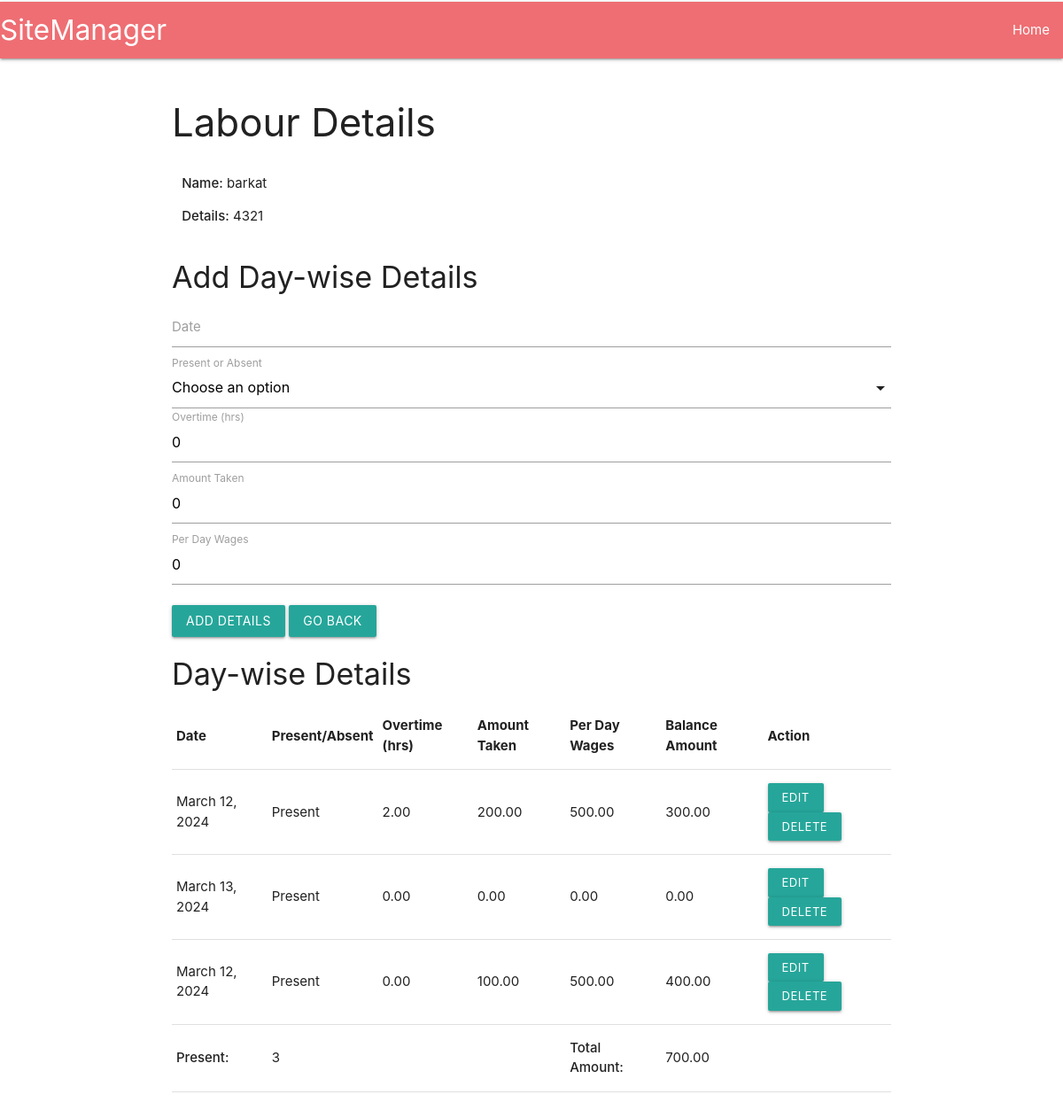
/ManageSites/1/LabourDetails/1, run on the app's committed database.
### sites/models.py (models this page shows)
class Manpower(models.Model):
    site = models.ForeignKey(Site, on_delete=models.CASCADE)
    name = models.CharField(max_length=100)
    adhaarno = models.CharField(max_length=20)
    contact = models.CharField(max_length=20)

class Attendance(models.Model):
    MAN_CHOICES = [("Present", "Present"), ("Absent", "Absent")]
    manpower = models.ForeignKey(Manpower, on_delete=models.CASCADE)
    date = models.DateField()
    present_or_absent = models.CharField(max_length=10, choices=MAN_CHOICES)
    overtime = models.DecimalField(max_digits=20, decimal_places=2)
    amount_taken = models.DecimalField(max_digits=100, decimal_places=2)
    per_day_wages = models.DecimalField(max_digits=100, decimal_places=2)

### sites/views.py (the view, shortened to what this page needs)
# urls.py: path('ManageSites/<int:site_id>/LabourDetails/<int:labour_id>', views.LabourDetails, name='LabourDetails'),
def LabourDetails(request,site_id,labour_id):
    siteInfo = get_object_or_404(Site, pk=site_id)
    manPK = get_object_or_404(Manpower, pk=labour_id)
    manAttendances = Attendance.objects.filter(manpower=manPK)
    return render(request,'sites/LabourDetails.html',{'manPK':manPK,'manAttendances':manAttendances,'siteInfo':siteInfo})

### sites/templates/sites/LabourDetails.html (shortened to what this page needs)
{% extends 'Navbar.html' %}
{% block content %}
<body>
    <div class="container">
        <h3>Labour Details</h3>
        <div class="row">
            <div class="col s6">
                <p><strong>Name:</strong> {{ manPK.name }} </p>
                <p><strong>Details:</strong> {{ manPK.contact }} </p>
            </div>
        </div>
        <h4>Add Day-wise Details</h4>
        <form method="post">
            <div class="input-field">
                <input id="date" name="date" type="text" class="datepicker">
                <label for="date">Date</label>
            </div>
            <div class="input-field">
                <label for="present_or_absent">Present or Absent</label>
            </div>
            <div class="input-field">
                <input id="overtime" name="overtime" type="text" value="0" class="validate">
                <label for="overtime">Overtime (hrs)</label>
            </div>
            <div class="input-field">
                <input id="amount_taken" name="amount_taken" type="text" value="0" class="validate">
                <label for="amount_taken">Amount Taken</label>
            </div>
            <div class="input-field">
                <input id="per_day_wages" name="per_day_wages" type="text" value="0" class="validate">
                <label for="per_day_wages">Per Day Wages</label>
            </div>
            <button class="btn waves-effect waves-light" type="submit">Add Details</button>
            <a href="{% url 'ManageSites' siteInfo.id %} " class="btn waves-effect waves-light">Go Back</a>
        </form>
        <h4>Day-wise Details</h4>
        <table class="highlight">
            <thead>
                <tr>
                    <th>Date</th>
                    <th>Present/Absent</th>
                    <th>Overtime (hrs)</th>
                    <th>Amount Taken</th>
                    <th>Per Day Wages</th>
                    <th>Balance Amount</th>
                    <th>Action</th>
                </tr>
            </thead>
            <tbody>
                {% for manAttendance in manAttendances %}
                <tr>
                    <td> {{ manAttendance.date }} </td>
                    <td class="present_or_absent"> {{ manAttendance.get_present_or_absent_display }} </td>
                    <td class="overtime">{{ manAttendance.overtime }}</td>
                    <td class="amount-taken">{{ manAttendance.amount_taken }}</td>
                    <td class="per-day-wages">{{ manAttendance.per_day_wages }}</td>
                    <td class="total-amount"></td>
                    <td>
                        <a href="#" class="btn-small waves-effect waves-light">Edit</a>
                        <a href="{% url 'delete_ManData' siteInfo.id manPK.id manAttendance.id %}"
                            class="btn-small waves-effect waves-light">Delete</a>
                    </td>
                </tr>
                {% endfor %}
            </tbody>
            <tfoot>
                <tr>
                    <td><strong>Present:</strong></td>
                    <td id="present"></td>
                    <td colspan="2"></td>
                    <td><strong>Total Amount:</strong></td>
                    <td id="total_amount"></td>
                    <td></td>
                </tr>
            </tfoot>
        </table>
    </div>
</body>
{% endblock %}

### sites/templates/sites/Navbar.html (style rules this page uses)
body { padding-top: 2px; }

### data on the page
Manpower: name "barkat", contact "4321"
Attendance: date "March 12, 2024", present_or_absent "Present", overtime "2.00", amount_taken "200.00", per_day_wages "500.00"
Attendance: date "March 13, 2024", present_or_absent "Present", overtime "0.00", amount_taken "0.00", per_day_wages "0.00"
Attendance: date "March 12, 2024", present_or_absent "Present", overtime "0.00", amount_taken "100.00", per_day_wages "500.00"
